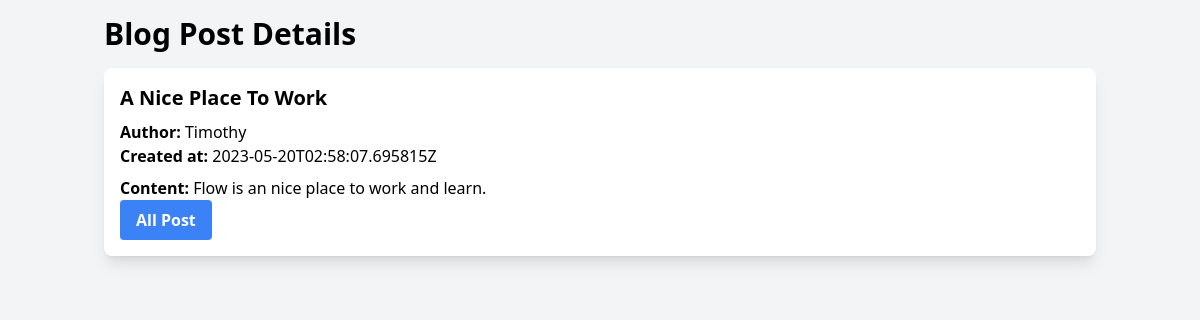
/blogpostlist/4, run on the app's committed database.
### blogPostAPI/models.py (models this page shows, shortened)
class BlogPost(models.Model):
     title = models.CharField(max_length=255)
     content = models.TextField()
     author = models.ForeignKey(User, on_delete=models.CASCADE)
     created_at = models.DateTimeField(auto_now=True)

### blogPostAPI/views.py (the view)
# urls.py: path('blogpostlist/<int:id>', blogPostAPIViews.blogPostDetail)
def blogPostDetail(request, id):
    items = BlogPost.objects.select_related('author').get(pk=id)
    serialized_item = BlogPostSerializer(items)
    return render(request, "blogPostAPI/blog_post_detail.html", {"item": serialized_item.data})

### blogPostAPI/templates/blogPostAPI/blog_post_detail.html (shortened to what this page needs)
<!DOCTYPE html>
<html lang="en">
<head>
    <script src ="https://cdn.tailwindcss.com"></script>
</head>
<body class="bg-gray-100">
    <div class="container mx-auto p-4">
        <h2 class="text-3xl font-bold mb-4">Blog Post Details</h2>
        <div class="bg-white rounded-lg shadow-lg p-4 mb-4">
            <h2 class="text-xl font-semibold mb-2">{{ item.title }}</h2>
            <p><b>Author:</b> {{ item.author.username }}</p>
            <p><b>Created at:</b> {{ item.created_at }}</p>
            <p class="mt-2"><b>Content: </b>{{ item.content }}</p>
            <button type="submit" class="bg-blue-500 hover:bg-blue-700 text-white font-bold py-2 px-4 rounded">
                <a href="/blogpostlist" class="text-white">
                    All Post
                </a>
            </button>
        </div>
    </div>
</body>
</html>

### data on the page
BlogPost: title "A Nice Place To Work", content "Flow is an nice place to work and learn."

### other printed values
{{ item.author.username }} "Timothy"
{{ item.created_at }} "2023-05-20T02:58:07.695815Z"
